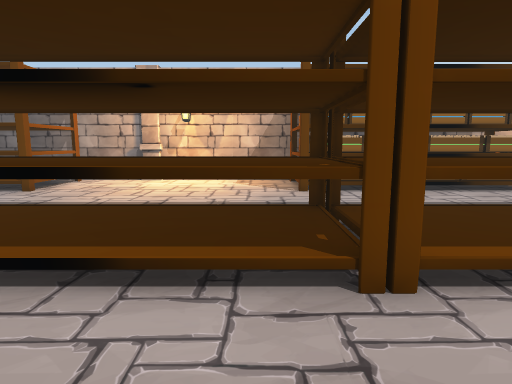
View 1 (above)

24 first-person views from a walk through a 3-D level made in the Unity game engine. The camera is 1.2 m above the floor, tilts 8° down and sees 75° across. The floor is counted in squares, 1 m on a side. Each view is taken from the middle of a square. On the plan, view 1 faces up. The plan holds only what a view shows up to about 14 squares ahead; the rest is blank. The player is left out. Door leaves are left out, so doorways stand open. Some surface patterns are stand-ins.

View 2
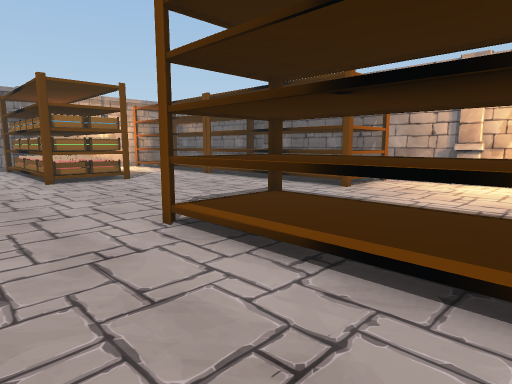

View 3
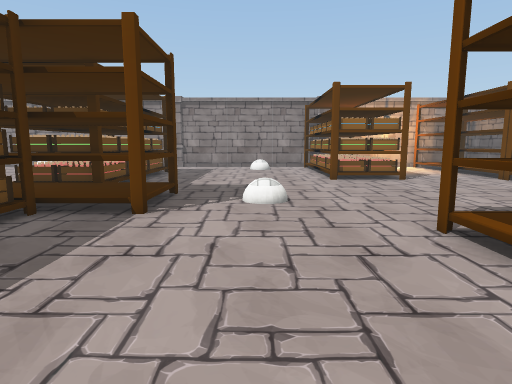

View 4
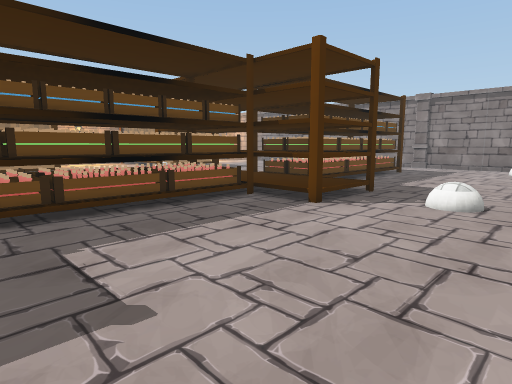

View 5
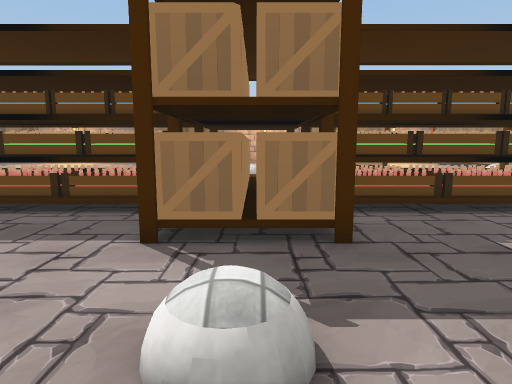

View 6
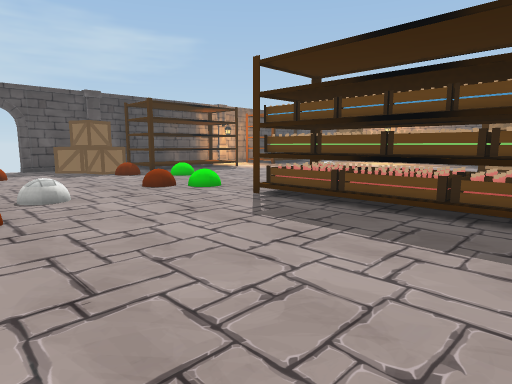

View 7
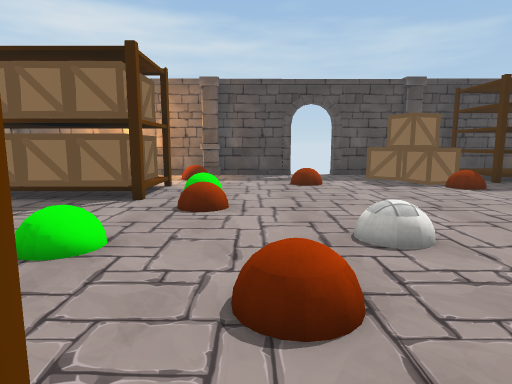

View 8
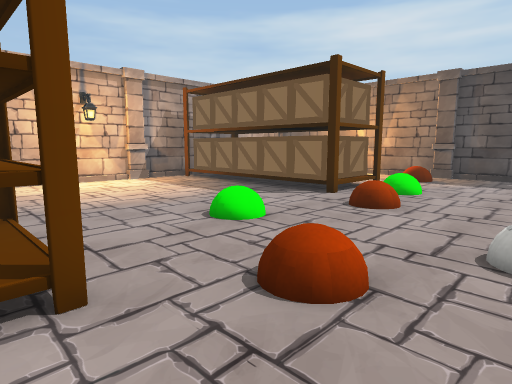

View 9
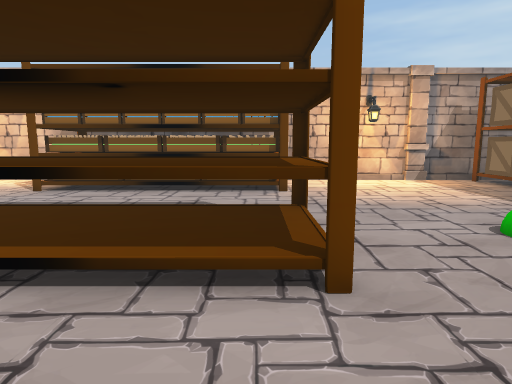

View 10
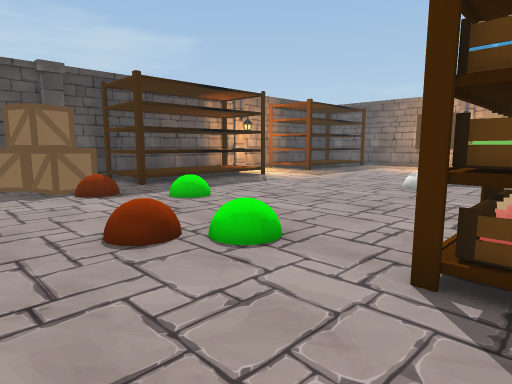

View 11
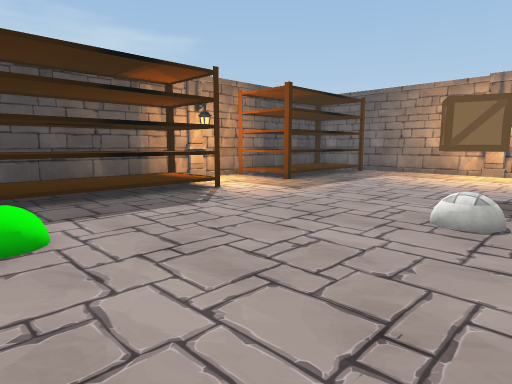

View 12
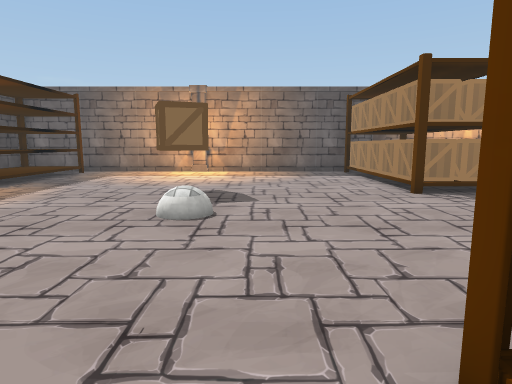

View 13
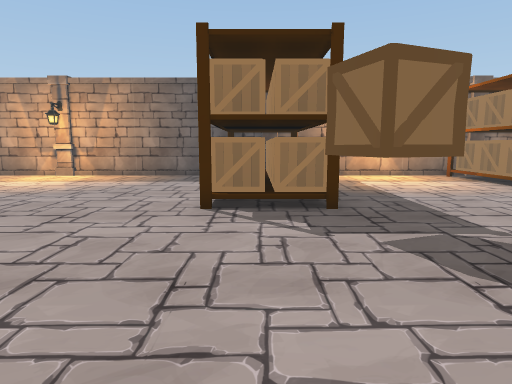

View 14
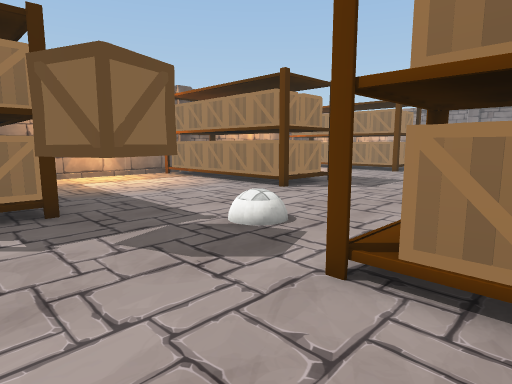

View 15
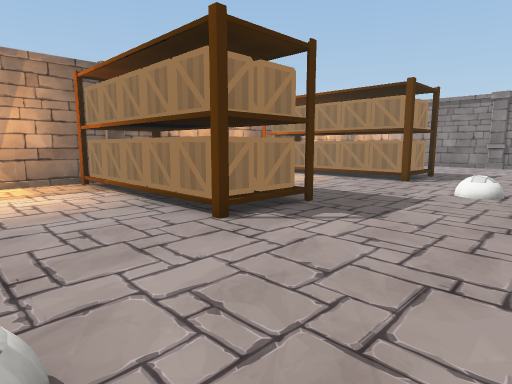

View 16
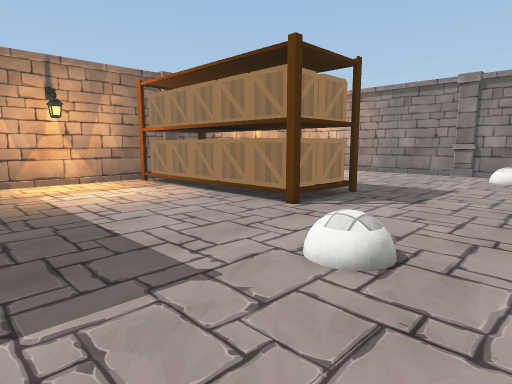

View 17
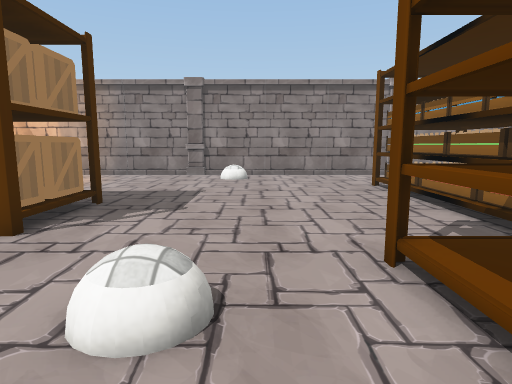

View 18
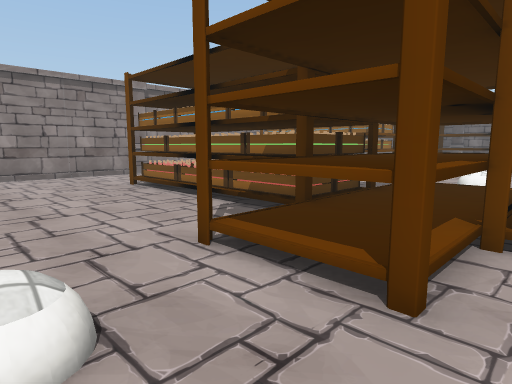

View 19
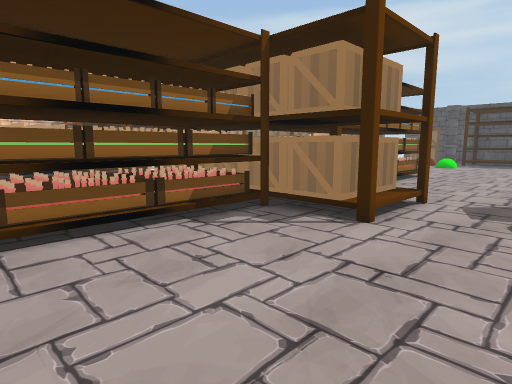

View 20
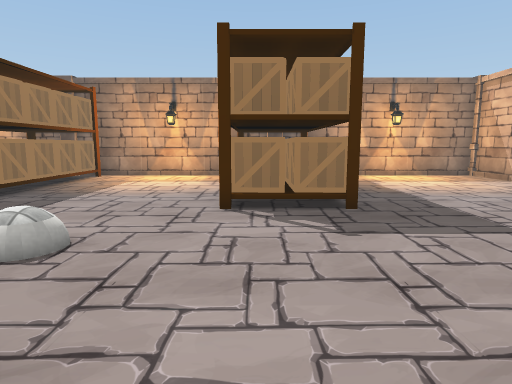

View 21
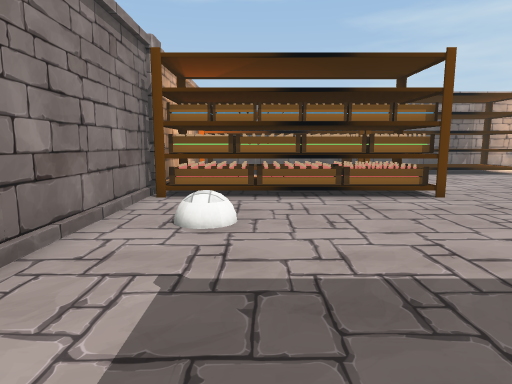

View 22
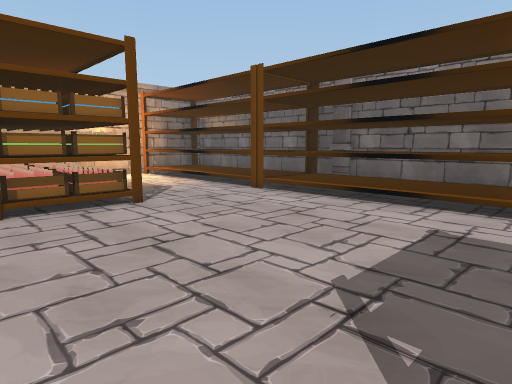

View 23
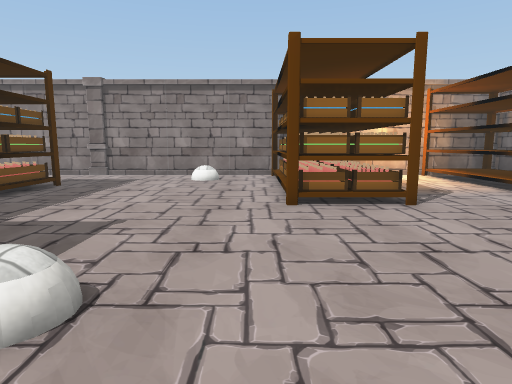

View 24
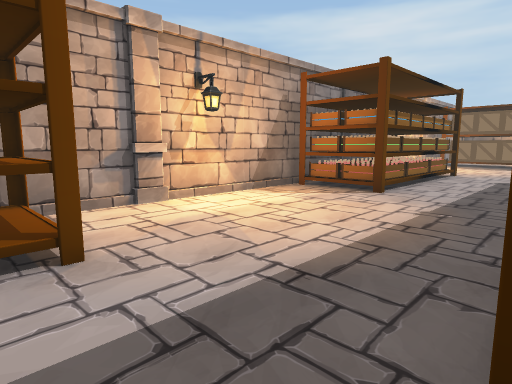

### Floor plan
Key: @ floor where view 1 was taken; # wall or solid block; . main floor; : floor 0.25 m higher than the main floor; D open door; O other object.
Columns run from 20 left of view 1 to 21 right of it. Each row starts with its distance up from view 1.
 12 ##  ####O#######O#######O########O###
 11 #OOOOOOOOOOOOOO......OOOOOOOO.....OO     #
 10 #OOOOOOOOOOOOOO......OOOOOOOO.....OO     #
  9 #OOOOOOOOOOOOOO......OOOOOOOO.....OO     #
  8 #.................................OO     #
  7 #  ...............................OO     #
  6 #    ....................   ......OOOO  .#
  5 #OOOOOOO......OOOOOOOOOOOOOOO.....OOOO...#
  4 OOOOOOOO.......OOOOOOOOOOOOOO..O.......OOO
  3 #OOOOOOO......OOOOOOOOOOOOOOO....O.......#
  2 #....................... ....:...........#
  1 #..................     .................#
  0 #.O.........O.......@O.........O.......  D
 -1 #........................................D
 -2 #..........OOO......OOO................O.#
 -3 #..........OOO......OOO.........O....OOOO#
 -4 O...OOOOOOOOOOOOOOOOOOOOOOOOOO.O....:OOOOO
 -5 #...OOOOOOOOOOOOOOOOOOOOOOOOOO.........  #
 -6 #...OOOOOOOOOOOOOOOOOOOOOOOOOO........OOO#
 -7 #..........OOO......OOO...............OOO#
 -8 #..........OOO......OOO...............OOO#
 -9 #..........O.O......O.O...............OOO#
-10 #.....................................OOO#
-11 #.O.........O........O.OO......O......OOO#
-12 O......................OO...............OO
-13 #......OOO.....OOO......OOO.....O........#
-14 #......OOOO....OOO......OOO....OOO....OOO#
-15 #......OOOO....OOO......OOO...........OOO#
-16 #......  OO....OOO......OOO...........OOO
-17 #......  OO....OOO..... OOO...........OO
-18 #.....   OO....OOO..... OOO...........OOO
-19 #.....  OOO....OOO..... OOO...........OOO#
-20 ########OO######OO######OO#######O##
-21         O       OO      OO      OO

Where each view was taken, in squares from view 1:
view 1: 0 up, 0 right, facing up
view 2: 0 up, 1 left, facing up-left
view 3: 0 up, 1 left, facing left
view 4: 2 up, 1 left, facing down-left
view 5: 2 up, 1 right, facing down
view 6: 2 up, 3 right, facing down-right
view 7: 2 up, 7 right, facing right
view 8: 0 up, 7 right, facing up-right
view 9: 0 up, 7 right, facing up
view 10: 1 down, 8 right, facing down-right
view 11: 5 down, 10 right, facing down-right
view 12: 5 down, 10 right, facing down
view 13: 7 down, 5 right, facing down
view 14: 7 down, 5 right, facing down-left
view 15: 9 down, 1 right, facing down-left
view 16: 9 down, 5 left, facing down-left
view 17: 10 down, 6 left, facing left
view 18: 11 down, 6 left, facing up-left
view 19: 11 down, 5 left, facing up-right
view 20: 7 down, 11 left, facing down
view 21: 5 down, 17 left, facing up
view 22: 2 up, 6 left, facing up-left
view 23: 2 up, 6 left, facing left
view 24: 5 up, 7 left, facing up-right
